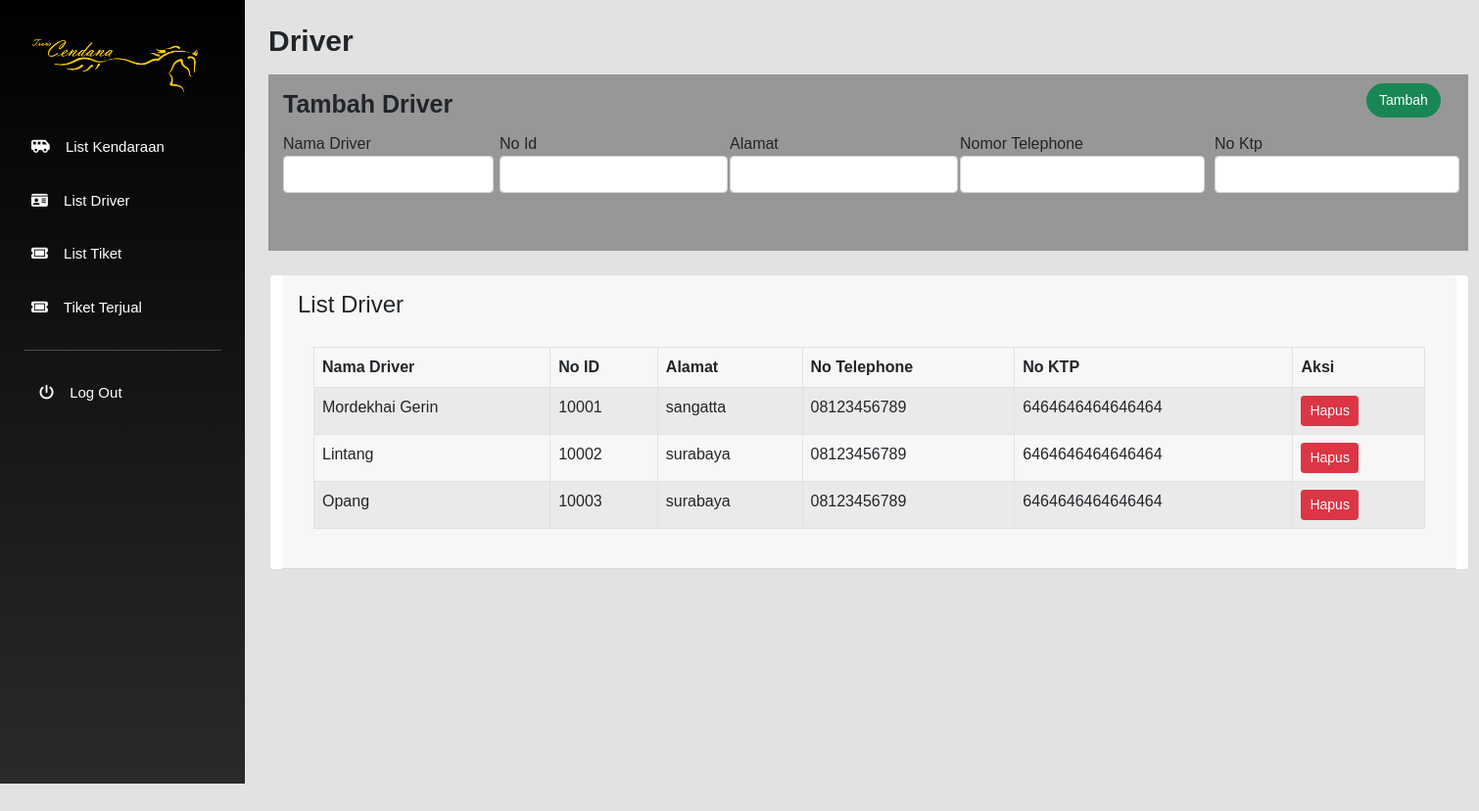
The app's page /halaman/admin/driver.php with its own data.
### tables this page shows
CREATE TABLE `tb_driver` (
  `nama_driver` varchar(50) NOT NULL,
  `id_driver` int(11) NOT NULL,
  `alamat` varchar(50) NOT NULL,
  `no_hp` varchar(50) NOT NULL,
  `no_ktp` varchar(50) NOT NULL
);

### halaman/admin/driver.php (the view, shortened to what this page needs)
<!doctype html>
<html lang="en">
  <head>
    <link href="https://cdn.jsdelivr.net/npm/bootstrap@5.0.2/dist/css/bootstrap.min.css" rel="stylesheet">
    <link rel="stylesheet" href="../../css/admin/style.css">
  </head>
  <body>
    <div class="main-container d-flex">
        <div class="sidebar" id="side_nav">
            <div class="header-box px-3 pt-4 pb-4">
                <div class="px-3 py-2 d-block logo">
                    <img class="navbar-brand" src="../../asset/img/TClogo2.png" />
                </div>
                <ul class="list-unstyled px-2">
                    <div class="px-3 py-2 d-block"></div>
                    <li class=""><a href="../admin/kendaraan.php" class="text-decoration-none px-2 py-3 d-block"><i class="fa-solid fa-van-shuttle"></i>  List Kendaraan</a></li>
                    <li class=""><a href="../admin/driver.php" class="text-decoration-none px-2 py-3 d-block"><i class="fa-solid fa-id-card"></i>  List Driver</a></li>
                    <li class=""><a href="../admin/tambahTiket.php" class="text-decoration-none px-2 py-3 d-block"><i class="fa-solid fa-ticket"></i>  List Tiket</a></li>
                    <li class=""><a href="../admin/dataTiket.php" class="text-decoration-none px-2 py-3 d-block"><i class="fa-solid fa-ticket"></i>  Tiket Terjual</a></li>
                </ul>
                <hr class="h-color mx-2">
                <ul class="list-unstyled px-2">
                    <li class=""><a href="../../logout.php" class="text-decoration-none px-3 py-3 d-block"><i class="fa-solid fa-power-off"></i>  Log Out</a></li>
                </ul>
            </div>
            <div id="layoutSidenav_content" class="layoutSidenav_content">
                <div class="container-fluid px-4">
                    <h1 class="mt-4">Driver</h1>
                    <div class="tambah-section mt-3">
                        <h1>Tambah Driver</h1>
                        <form action="action/tambah_driver.php" method="POST">
                            <div class="costum-driver mb-3">
                                <label for="exampleInputPassword1" class="form-label-plat">Nama Driver</label>
                                <input type="text" class="form-control" name="nama_driver" id="exampleInputPassword1">
                            </div>
                            <div class="costum-plat mb-3">
                                <label for="exampleInputPassword1" class="form-label-plat">No Id</label>
                                <input type="text" class="form-control" name="id_driver" id="exampleInputPassword1">
                            </div>
                            <div class="costum-rangka mb-3">
                                <label for="exampleInputPassword1" class="form-label-rangka">Alamat</label>
                                <input type="text" class="form-control" name="alamat" id="exampleInputPassword1">
                            </div>
                            <div class="costum-mesin mb-3">
                                <label for="exampleInputPassword1" class="form-label-mesin">Nomor Telephone</label>
                                <input type="text" class="form-control" name="no_hp" id="exampleInputPassword1">
                            </div>
                            <div class="costum-ktp mb-3">
                                <label for="exampleInputPassword1" class="form-label-plat">No Ktp</label>
                                <input type="text" class="form-control" name="no_ktp" id="exampleInputPassword1">
                            </div>
                            <button type="submit" class="costum-btn btn btn-success">Tambah</button>
                        </form>
                    </div>
                    <div class="row section-bawah">
                        <div class="card">
                            <div class="card-header">
                                <h4 class="mt-2">List Driver</h4>
                                <div class="card-body">
                                    <table class="table table-bordered table-striped mt-1">
                                        <thead>
                                            <tr>
                                            <th scope="col">Nama Driver</th>
                                            <th scope="col">No ID</th>
                                            <th scope="col">Alamat</th>
                                            <th scope="col">No Telephone</th>
                                            <th scope="col">No KTP</th>
                                            <th scope="col">Aksi</th>
                                            </tr>
                                        </thead>
                                        <tbody>
                                        <?php
                                            include "../../database/koneksi.php";
                                            $sql_select = "SELECT * FROM tb_driver" ;
                                            $result = $konek->query($sql_select);
                                            while($row = $result->fetch_assoc()){
                                                $nama_driver = $row['nama_driver'];
                                                $id_driver = $row['id_driver'];
                                                $alamat = $row['alamat'];
                                                $no_hp = $row['no_hp'];
                                                $no_ktp = $row['no_ktp'];
                                                ?>
                                                <tr>
                                                    <td><?php echo $nama_driver ?></td>
                                                    <td><?php echo $id_driver ?></td>
                                                    <td><?php echo $alamat ?></td>
                                                    <td><?php echo $no_hp ?></td>
                                                    <td><?php echo $no_ktp ?></td>
                                                    <td>
                                                        <a type="submit" class="btn btn-danger btn-sm" href="<?php echo "action/hapus_driver.php?id_driver=".$row['id_driver']; ?>">Hapus</a>
                                                    </td>
                                                </tr>
                                                <?php
                                            }
                                        ?>
                                            </tbody>
                                    </table>
                                </div>
                            </div>
                        </div>
                    </div>
                </div>
            </div>
        </div>
    </div>
  </body>
</html>

### css/admin/style.css (style rules this page uses)
body { background: #e2e2e2; font-family: "Poppins", sans-serif; }
li { font-size: 15px; }
.sidebar { background: #000000; background: -webkit-linear-gradient(to top, #2a2a2a, #000000); background: linear-gradient(to top, #2a2a2a, #000000); min-width: 250px; max-width: 250px; min-height: 100vh; }
.logo .navbar-brand { width: 170px; }
.layoutSidenav_content { min-height: 100vh; width: 100%; }
hr.h-color { background: #eee; }
.sidebar li a { color: #fff; }
.sidebar i { margin-right: 12px; }
.sidebar { display: flex; }
.sidebar #layoutSidenav_content { position: relative; display: flex; flex-direction: column; justify-content: space-between; min-width: 0; flex-grow: 1; min-height: calc(100vh - 56px); min-width: 100vh; }
#layoutSidenav_content h1 { font-size: 30px; font-weight: 700; }
.tambah-section { display: block; width: 1225px; height: 180px; padding: 15px; background: #979797; }
#layoutSidenav_content .tambah-section h1 { font-weight: 600; font-size: 25px; }
.costum-plat { position: absolute; top: 135px; left: 260px; min-height: 100vh; }
.costum-rangka { position: absolute; top: 135px; left: 495px; min-height: 100vh; min-width: 150px; }
.costum-mesin { position: absolute; top: 135px; left: 730px; width: 250px; min-height: 100vh; }
.costum-btn { position: absolute; top: 85px; left: 1145px; border-radius: 20px; font-size: 14px; }
.section-bawah { margin-left: 1px; width: 1225px; }
.costum-driver { position: absolute; top: 135px; width: 215px; }
.costum-ktp { position: absolute; top: 135px; left: 990px; width: 250px; }

### records on screen
tb_driver: nama_driver "Mordekhai Gerin", id_driver "10001", alamat "sangatta", no_hp "08123456789", no_ktp "6464646464646464"
tb_driver: nama_driver "Lintang", id_driver "10002", alamat "surabaya", no_hp "08123456789", no_ktp "6464646464646464"
tb_driver: nama_driver "Opang", id_driver "10003", alamat "surabaya", no_hp "08123456789", no_ktp "6464646464646464"
